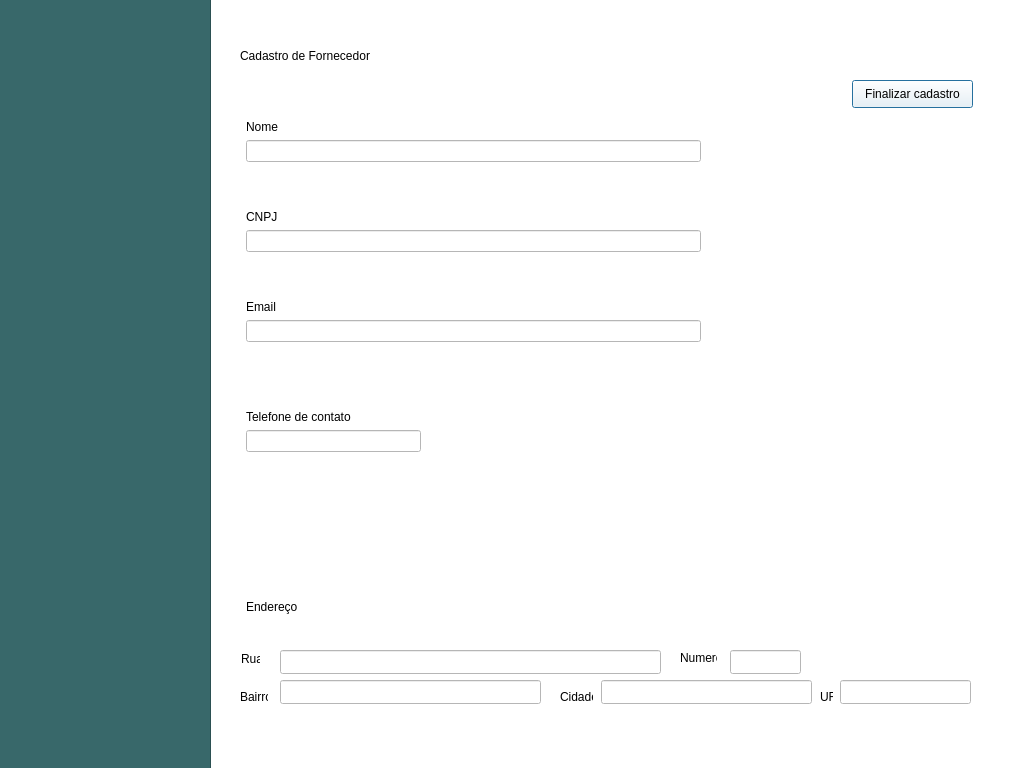
<?xml version="1.0" encoding="UTF-8"?>
<ui version="4.0">
 <class>Dialog</class>
 <widget class="QDialog" name="Dialog">
  <property name="geometry">
   <rect>
    <x>0</x>
    <y>0</y>
    <width>1024</width>
    <height>768</height>
   </rect>
  </property>
  <property name="windowTitle">
   <string>Dialog</string>
  </property>
  <property name="styleSheet">
   <string notr="true">background-color: rgb(255, 255, 255);</string>
  </property>
  <property name="sizeGripEnabled">
   <bool>false</bool>
  </property>
  <property name="modal">
   <bool>true</bool>
  </property>
  <widget class="QFrame" name="frame">
   <property name="geometry">
    <rect>
     <x>-40</x>
     <y>-10</y>
     <width>251</width>
     <height>781</height>
    </rect>
   </property>
   <property name="styleSheet">
    <string notr="true">background-color: rgb(56, 104, 106);</string>
   </property>
   <property name="frameShape">
    <enum>QFrame::StyledPanel</enum>
   </property>
   <property name="frameShadow">
    <enum>QFrame::Raised</enum>
   </property>
  </widget>
  <widget class="QLabel" name="label">
   <property name="geometry">
    <rect>
     <x>240</x>
     <y>30</y>
     <width>451</width>
     <height>51</height>
    </rect>
   </property>
   <property name="styleSheet">
    <string notr="true">font: 75 24pt &quot;Segoe UI&quot;;</string>
   </property>
   <property name="text">
    <string>Cadastro de Fornecedor</string>
   </property>
  </widget>
  <widget class="QWidget" name="formLayoutWidget">
   <property name="geometry">
    <rect>
     <x>240</x>
     <y>120</y>
     <width>461</width>
     <height>61</height>
    </rect>
   </property>
   <layout class="QFormLayout" name="formLayout">
    <item row="0" column="1">
     <widget class="QLabel" name="label_2">
      <property name="styleSheet">
       <string notr="true">font: 12pt &quot;Segoe UI&quot;;</string>
      </property>
      <property name="text">
       <string>Nome</string>
      </property>
     </widget>
    </item>
    <item row="1" column="1">
     <widget class="QLineEdit" name="input_nome"/>
    </item>
   </layout>
  </widget>
  <widget class="QWidget" name="formLayoutWidget_2">
   <property name="geometry">
    <rect>
     <x>240</x>
     <y>210</y>
     <width>461</width>
     <height>61</height>
    </rect>
   </property>
   <layout class="QFormLayout" name="formLayout_2">
    <item row="0" column="1">
     <widget class="QLabel" name="label_3">
      <property name="styleSheet">
       <string notr="true">font: 12pt &quot;Segoe UI&quot;;</string>
      </property>
      <property name="text">
       <string>CNPJ</string>
      </property>
     </widget>
    </item>
    <item row="1" column="1">
     <widget class="QLineEdit" name="input_cnpj"/>
    </item>
   </layout>
  </widget>
  <widget class="QWidget" name="formLayoutWidget_4">
   <property name="geometry">
    <rect>
     <x>240</x>
     <y>410</y>
     <width>181</width>
     <height>61</height>
    </rect>
   </property>
   <layout class="QFormLayout" name="formLayout_4">
    <item row="0" column="1">
     <widget class="QLabel" name="label_5">
      <property name="styleSheet">
       <string notr="true">font: 12pt &quot;Segoe UI&quot;;</string>
      </property>
      <property name="text">
       <string>Telefone de contato</string>
      </property>
     </widget>
    </item>
    <item row="1" column="1">
     <widget class="QLineEdit" name="input_telefone"/>
    </item>
   </layout>
  </widget>
  <widget class="QWidget" name="formLayoutWidget_6">
   <property name="geometry">
    <rect>
     <x>240</x>
     <y>600</y>
     <width>90</width>
     <height>30</height>
    </rect>
   </property>
   <layout class="QFormLayout" name="formLayout_6">
    <item row="0" column="1">
     <widget class="QLabel" name="label_7">
      <property name="styleSheet">
       <string notr="true">font: 12pt &quot;Segoe UI&quot;;</string>
      </property>
      <property name="text">
       <string>Endereço</string>
      </property>
     </widget>
    </item>
   </layout>
  </widget>
  <widget class="QPushButton" name="pushButton">
   <property name="geometry">
    <rect>
     <x>852</x>
     <y>80</y>
     <width>121</width>
     <height>28</height>
    </rect>
   </property>
   <property name="text">
    <string>Finalizar cadastro</string>
   </property>
  </widget>
  <widget class="QLabel" name="label_11">
   <property name="geometry">
    <rect>
     <x>560</x>
     <y>690</y>
     <width>33</width>
     <height>13</height>
    </rect>
   </property>
   <property name="text">
    <string>Cidade</string>
   </property>
  </widget>
  <widget class="QLabel" name="label_12">
   <property name="geometry">
    <rect>
     <x>820</x>
     <y>690</y>
     <width>13</width>
     <height>13</height>
    </rect>
   </property>
   <property name="text">
    <string>UF</string>
   </property>
  </widget>
  <widget class="QLineEdit" name="input_rua">
   <property name="geometry">
    <rect>
     <x>280</x>
     <y>650</y>
     <width>381</width>
     <height>24</height>
    </rect>
   </property>
  </widget>
  <widget class="QLabel" name="label_9">
   <property name="geometry">
    <rect>
     <x>680</x>
     <y>650</y>
     <width>37</width>
     <height>16</height>
    </rect>
   </property>
   <property name="text">
    <string>Numero</string>
   </property>
  </widget>
  <widget class="QLineEdit" name="input_numero">
   <property name="geometry">
    <rect>
     <x>730</x>
     <y>650</y>
     <width>71</width>
     <height>24</height>
    </rect>
   </property>
  </widget>
  <widget class="QLabel" name="label_10">
   <property name="geometry">
    <rect>
     <x>240</x>
     <y>690</y>
     <width>28</width>
     <height>13</height>
    </rect>
   </property>
   <property name="text">
    <string>Bairro</string>
   </property>
  </widget>
  <widget class="QLabel" name="label_8">
   <property name="geometry">
    <rect>
     <x>241</x>
     <y>651</y>
     <width>19</width>
     <height>16</height>
    </rect>
   </property>
   <property name="text">
    <string>Rua</string>
   </property>
  </widget>
  <widget class="QLineEdit" name="input_uf">
   <property name="geometry">
    <rect>
     <x>840</x>
     <y>680</y>
     <width>131</width>
     <height>24</height>
    </rect>
   </property>
  </widget>
  <widget class="QLineEdit" name="input_bairro">
   <property name="geometry">
    <rect>
     <x>280</x>
     <y>680</y>
     <width>261</width>
     <height>24</height>
    </rect>
   </property>
  </widget>
  <widget class="QLineEdit" name="input_cidade">
   <property name="geometry">
    <rect>
     <x>601</x>
     <y>680</y>
     <width>211</width>
     <height>24</height>
    </rect>
   </property>
  </widget>
  <widget class="QWidget" name="formLayoutWidget_3">
   <property name="geometry">
    <rect>
     <x>240</x>
     <y>300</y>
     <width>461</width>
     <height>61</height>
    </rect>
   </property>
   <layout class="QFormLayout" name="formLayout_3">
    <item row="0" column="1">
     <widget class="QLabel" name="label_4">
      <property name="styleSheet">
       <string notr="true">font: 12pt &quot;Segoe UI&quot;;</string>
      </property>
      <property name="text">
       <string>Email</string>
      </property>
     </widget>
    </item>
    <item row="1" column="1">
     <widget class="QLineEdit" name="input_email"/>
    </item>
   </layout>
  </widget>
 </widget>
 <resources/>
 <connections/>
</ui>
